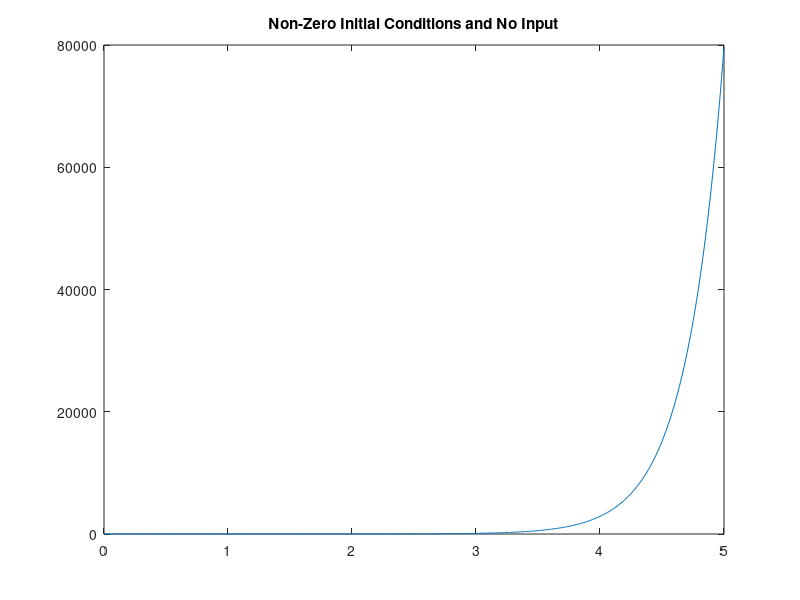
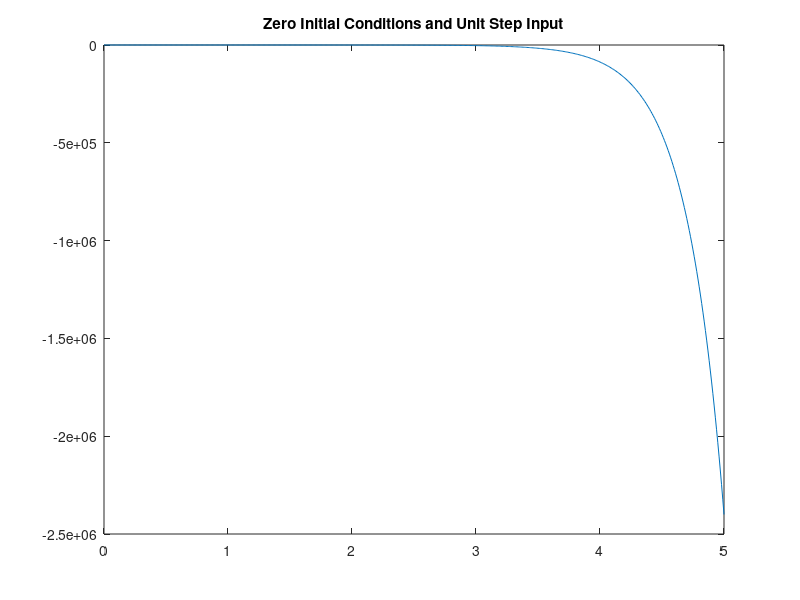

Write MATLAB code to recreate these figures, in order.
clear all; clc;
%creating matrices A,B,C,D
A = [0 11 0 0; 1 0 0 0; 0 -1 0 0; 0 0 1 0];
B = [-1; 0; 1; 0];
C = [ 1 0 0 0 ];
D = 0;

%%%%%%%
%%%A%%%
%%%%%%%

%printing eigenvalues with eig()
eigenvalues = eig(A)

%creating the eigenvectors
[V, D] = eig(A)

%each collumn of matrix V is an eigenvector 4
eigenvector1=V(:,1)
eigenvector2=V(:,2)
eigenvector3=V(:,3)
eigenvector4=V(:,4)

%%%%%%%
%%%B%%%
%%%%%%%

t = 0:0.01:5;           %time space
u = zeros(size(t));     %zero input
x0 = [0.01 0 0 0];      %initial conditions
sys = ss(A,B,C,0);      %state space model
[y,t,x] = lsim(sys,u,t,x0); %signal creation
figure(1)
plot(t,y) 
title('Non-Zero Initial Conditions and No Input')


T = 0:0.01:5;           %time space
U = ones(size(T));      %unit step input (since time is  positive it works like a unit step)
sys = ss(A,B,C,0);      %state-space model
[y,T] = lsim(sys,U,T);%signal creation without x0 since we have no initial conditions
figure(2)
plot(T,y) 
title('Zero Initial Conditions and Unit Step Input')


